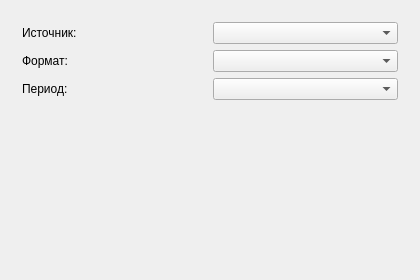
<?xml version="1.0" encoding="UTF-8"?>
<ui version="4.0"><class>Dialog</class><widget class="QDialog" name="Dialog"><property name="geometry"><rect><x>0</x><y>0</y><width>420</width><height>280</height></rect></property><property name="windowTitle"><string>#122 lists/207_combo_in_grid</string></property><layout class="QVBoxLayout" name="verticalLayout"><property name="leftMargin"><number>11</number></property><property name="topMargin"><number>11</number></property><property name="rightMargin"><number>11</number></property><property name="bottomMargin"><number>11</number></property><property name="spacing"><number>6</number></property><item><layout class="QGridLayout" name="g"><property name="leftMargin"><number>11</number></property><property name="topMargin"><number>11</number></property><property name="rightMargin"><number>11</number></property><property name="bottomMargin"><number>11</number></property><property name="spacing"><number>6</number></property><item row="0" column="0"><widget class="QLabel" name="l1"><property name="text"><string>Источник:</string></property></widget></item><item row="0" column="1"><widget class="QComboBox" name="c1"></widget></item><item row="1" column="0"><widget class="QLabel" name="l2"><property name="text"><string>Формат:</string></property></widget></item><item row="1" column="1"><widget class="QComboBox" name="c2"></widget></item><item row="2" column="0"><widget class="QLabel" name="l3"><property name="text"><string>Период:</string></property></widget></item><item row="2" column="1"><widget class="QComboBox" name="c3"></widget></item></layout></item><item><spacer name="verticalSpacer"><property name="orientation"><enum>Qt::Orientation::Vertical</enum></property><property name="sizeHint" stdset="0"><size><width>40</width><height>20</height></size></property></spacer></item></layout></widget></ui>
